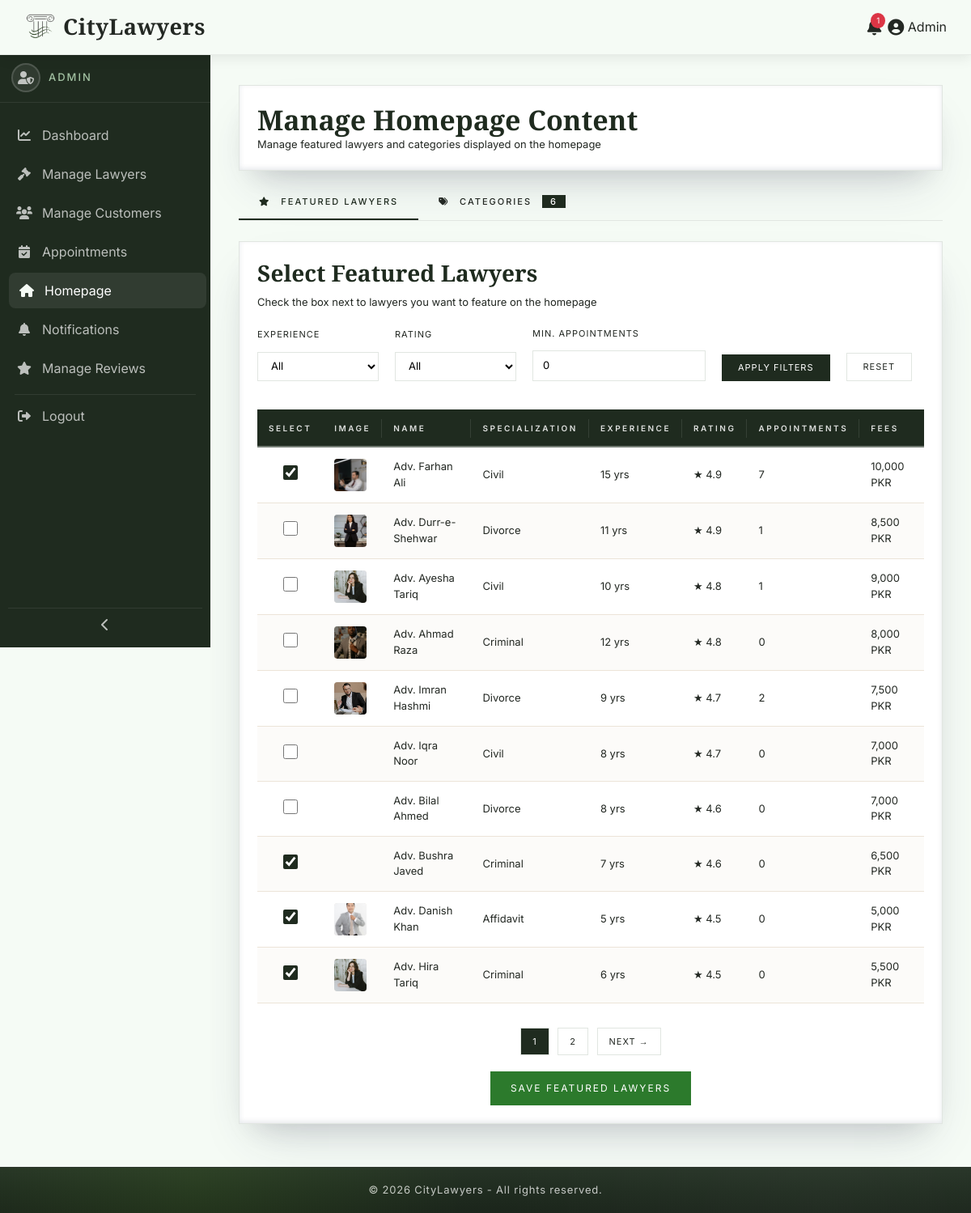
The page /admin/manage-content.php (signed in) on the database its author committed.
### tables this page shows
CREATE TABLE `lawyers` (
  `id` int(11) NOT NULL,
  `name` varchar(100) NOT NULL,
  `email` varchar(100) NOT NULL,
  `password` varchar(255) NOT NULL,
  `phone` varchar(20) DEFAULT NULL,
  `address` text DEFAULT NULL,
  `city` varchar(50) DEFAULT NULL,
  `specialization` varchar(50) DEFAULT NULL,
  `gender` enum('male','female','other') DEFAULT 'male',
  `experience` int(3) DEFAULT NULL,
  `fees` decimal(10,2) DEFAULT NULL,
  `profile_pic` varchar(255) DEFAULT NULL,
  `bio` text DEFAULT NULL,
  `avg_rating` decimal(2,1) DEFAULT 0.0,
  `status` enum('pending','approved','rejected') DEFAULT 'pending',
  `created_at` timestamp NOT NULL DEFAULT current_timestamp(),
  `is_featured` tinyint(1) DEFAULT 0,
  `core_specialization` text DEFAULT NULL,
  `academic_credentials` text DEFAULT NULL
);

### admin/manage-content.php (the view, shortened to what this page needs)
<?php
require_once '../includes/config.php';
$catStmt = $conn->prepare("SELECT * FROM categories ORDER BY order_by ASC, name ASC");
$catStmt->execute();
$categories = $catStmt->fetchAll(PDO::FETCH_ASSOC);
$experience = isset($_GET['experience']) ? $_GET['experience'] : '';
$rating     = isset($_GET['rating']) ? $_GET['rating'] : '';
$min_appointments = isset($_GET['min_appointments']) ? (int)$_GET['min_appointments'] : 0;
$conditions = ["status = 'approved'"];
$where = implode(" AND ", $conditions);
$limit = 10;
$page = isset($_GET['page']) ? (int)$_GET['page'] : 1;
$offset = ($page - 1) * $limit;
$countSql = "SELECT COUNT(*) as total FROM lawyers WHERE $where";
$countStmt = $conn->prepare($countSql);
$countStmt->execute();
$total_rows = $countStmt->fetch(PDO::FETCH_ASSOC)['total'];
$total_pages = ceil($total_rows / $limit);
$sql = "SELECT *,
               (SELECT COUNT(*) FROM appointments WHERE lawyer_id = lawyers.id) as appointment_count
        FROM lawyers
        WHERE $where
        ORDER BY avg_rating DESC, appointment_count DESC
        LIMIT :limit OFFSET :offset";
$stmt = $conn->prepare($sql);
$stmt->bindValue(':limit', $limit, PDO::PARAM_INT);
$stmt->bindValue(':offset', $offset, PDO::PARAM_INT);
$stmt->execute();
$lawyers = $stmt->fetchAll(PDO::FETCH_ASSOC);
$active_tab = isset($_GET['tab']) ? $_GET['tab'] : 'featured';
include '../includes/header.php';
?>
<link rel="stylesheet" href="<?php echo BASE_URL; ?>assets/css/dashboard.css">
<link rel="stylesheet" href="<?php echo BASE_URL; ?>assets/css/tables.css">
<link rel="stylesheet" href="<?php echo BASE_URL; ?>assets/css/sidebar.css">
<link rel="stylesheet" href="<?php echo BASE_URL; ?>assets/css/manage-content.css">
<div class="dashboard-wrapper">
    <?php include '../includes/dashboard-sidebar.php'; ?>
    <div class="main-content">
        <div class="dashboard-card">
            <div style="display: flex; justify-content: space-between; align-items: center; flex-wrap: wrap; gap: 10px;">
                <div>
                    <h2 class="dashboard-title" style="margin:0;">Manage Homepage Content</h2>
                    <p class="dashboard-subtitle">Manage featured lawyers and categories displayed on the homepage</p>
                </div>
            </div>
        </div>
        <div class="content-tabs">
            <a href="?tab=featured" class="content-tab <?php echo $active_tab == 'featured' ? 'active' : ''; ?>">
                <i class="fas fa-star"></i> Featured Lawyers
            </a>
            <a href="?tab=categories" class="content-tab <?php echo $active_tab == 'categories' ? 'active' : ''; ?>">
                <i class="fas fa-tags"></i> Categories
                <?php if (count($categories) > 0): ?>
                    <span class="tab-badge"><?php echo count($categories); ?></span>
                <?php endif; ?>
            </a>
        </div>
        <div class="tab-content <?php echo $active_tab == 'featured' ? 'active' : ''; ?>" id="tab-featured">
            <div class="dashboard-card">
                <h3 class="dashboard-title" style="font-size:28px;">Select Featured Lawyers</h3>
                <p class="dashboard-subtitle">Check the box next to lawyers you want to feature on the homepage</p>
                <div style="margin: 20px 0;">
                    <form method="GET" action="">
                        <div class="filter-row">
                            <div class="filter-group">
                                <label>Experience</label>
                                <select name="experience">
                                    <option value="">All</option>
                                </select>
                            </div>
                            <div class="filter-group">
                                <label>Rating</label>
                                <select name="rating">
                                    <option value="">All</option>
                                </select>
                            </div>
                            <div class="filter-group">
                                <label>Min. Appointments</label>
                                <input type="number" name="min_appointments" value="<?php echo $min_appointments; ?>" placeholder="e.g., 5" min="0">
                            </div>
                            <div class="filter-group">
                                <button type="submit" class="filter-btn">Apply Filters</button>
                            </div>
                            <div class="filter-group">
                                <a href="?tab=featured" class="reset-btn">Reset</a>
                            </div>
                        </div>
                    </form>
                </div>
                <form method="POST" action="">
                    <?php if (count($lawyers) > 0): ?>
                        <div class="table-wrap">
                            <table class="dashboard-table">
                                <thead>
                                    <tr>
                                        <th style="width:50px">Select</th>
                                        <th>Image</th>
                                        <th>Name</th>
                                        <th>Specialization</th>
                                        <th>Experience</th>
                                        <th>Rating</th>
                                        <th>Appointments</th>
                                        <th>Fees</th>
                                    </tr>
                                </thead>
                                <tbody>
                                    <?php foreach ($lawyers as $row): ?>
                                    <tr>
                                        <td style="text-align:center">
                                            <input type="checkbox" name="featured_lawyers[]" value="<?php echo $row['id']; ?>" class="featured-checkbox" <?php echo $row['is_featured'] == 1 ? 'checked' : ''; ?>>
                                        </td>
                                        <td>
                                            <?php if (!empty($row['profile_pic']) && file_exists("../uploads/lawyers/" . $row['profile_pic'])): ?>
                                                <img src="<?php echo BASE_URL; ?>uploads/lawyers/<?php echo htmlspecialchars($row['profile_pic']); ?>" class="lawyer-img-small" alt="Profile">
                                            <?php else: ?>
                                                <i class="fas fa-user-advocate fa-2x" style="color: var(--primary-color);"></i>
                                            <?php endif; ?>
                                        </td>
                                        <td><?php echo htmlspecialchars($row['name']); ?></td>
                                        <td><?php echo htmlspecialchars($row['specialization']); ?></td>
                                        <td><?php echo $row['experience']; ?> yrs</td>
                                        <td>★ <?php echo $row['avg_rating'] ?: 'New'; ?></td>
                                        <td><?php echo $row['appointment_count']; ?></td>
                                        <td><?php echo number_format($row['fees']); ?> PKR</td>
                                    </tr>
                                    <?php endforeach; ?>
                                </tbody>
                            </table>
                        </div>
                        <?php if ($total_pages > 1): ?>
                        <div class="pagination-wrap">
                            <?php for ($i = 1; $i <= $total_pages; $i++): ?>
                                <a href="?tab=featured&page=<?php echo $i; ?>&experience=<?php echo urlencode($experience); ?>&rating=<?php echo urlencode($rating); ?>&min_appointments=<?php echo $min_appointments; ?>" class="page-link <?php echo $page == $i ? 'active' : ''; ?>"><?php echo $i; ?></a>
                            <?php endfor; ?>
                            <?php if ($page < $total_pages): ?>
                                <a href="?tab=featured&page=<?php echo $page+1; ?>&experience=<?php echo urlencode($experience); ?>&rating=<?php echo urlencode($rating); ?>&min_appointments=<?php echo $min_appointments; ?>" class="page-link">Next →</a>
                            <?php endif; ?>
                        </div>
                        <?php endif; ?>
                        <div class="save-btn-wrapper">
                            <button type="submit" name="save_featured" class="save-btn">Save Featured Lawyers</button>
                        </div>
                    <?php else: ?>
                        <p class="no-data">No lawyers found matching your criteria.</p>
                    <?php endif; ?>
                </form>
            </div>
        </div>
    </div>
</div>
<?php include '../includes/dashboard-footer.php'; ?>

### assets/css/global.css (style rules this page uses)
:root { --primary-color: #1F2B1F; --accent-color: #2F5D3A; --sidebar-light: #445544; --secondary-color: #F5FBF5; --surface-color: #FFFFFF; --surface-alt: #F7F8F6; --charcoal-black: #171C17; --charcoal-light: #232A23; --text-dark: #232823; --text-gray: rgba(255,255,255,.75); --text-muted: #98A09A; --text-white: #FFFFFF; --muted-white: #E9ECE8; --icon-gray: #BFC6BF; --border-color: #E1E6E1; --border-light: #EFF2EF; --border-soft: 1px solid rgba(142,247,43,.18); --card-radius: 14px; --white: #FFFFFF; --success: #2F7D32; --warning: #9A6A14; --danger: #B23B3B; --info: #2E5C86; --status-pending-bg: #F7ECD1; --status-pending-text: #8C650F; --status-approved-bg: #DDECDC; --status-approved-text: #2F6A33; --status-rejected-bg: #F3DEDE; --status-rejected-text: #9A3737; --status-confirmed-bg: #DDECDC; --status-confirmed-text: #2F6A33; --status-completed-bg: #DFE9F5; --status-completed-text: #2E5C86; --status-cancelled-bg: #F3DEDE; --status-cancelled-text: #9A3737; --btn-primary-bg: var(--primary-color); --btn-primary-hover: #172117; --btn-accent-bg: var(--accent-color); --btn-accent-hover: #23482D; --btn-approve-bg: #2F7D32; --btn-reject-bg: #B23B3B; --btn-delete-bg: #232823; --btn-delete-text: #E1E6E1; --btn-text: #FFFFFF; --shadow-sm: 0 8px 20px rgba(0,0,0,.05); --shadow-md: 0 18px 35px rgba(0,0,0,.10); --shadow-lg: rgba(50,50,93,.18) 0 30px 60px -20px, rgba(0,0,0,.14) 0 18px 35px -18px, rgba(10,37,64,.10) 0 -2px 6px inset; --shadow-hover: 0 45px 80px rgba(0,0,0,.22), 0 18px 40px rgba(0,0,0,.12), 0 30px 55px rgba(0,0,0,.14); --shadow-green-strong: 0 20px 60px rgba(47, 93, 58, 0.30), 0 10px 30px rgba(31, 43, 31, 0.12), 0 0 80px rgba(47, 93, 58, 0.08); --transition-fast: .25s ease; --transition: .4s ease; --transition-slow: .55s cubic-bezier(.2,.8,.2,1); --gradient-overlay: radial-gradient( circle at center, rgba(38, 85, 38, 0) 0%, rgba(18,30,18,.70) 45%, rgba(6,8,6,.92) 100% ); --sidebar-gradient: linear-gradient( 180deg, var(--charcoal-black) 0%, #263326 35%, var(--primary-color) 75%, #314931 100% ); }
* { margin: 0; padding: 0; box-sizing: border-box; }
html { scroll-behavior: smooth; }
body { font-family: 'Inter', sans-serif; background: var(--secondary-color); color: var(--text-dark); overflow-x: hidden; padding-top: 74px; }
h1, h2, h3, h4, h5, h6 { font-family: 'Cormorant Garamond', serif; font-weight: 600; }
a { text-decoration: none; }
img { max-width: 100%; display: block; }
input[type="text"], input[type="email"], input[type="password"], input[type="number"], input[type="search"], textarea { cursor: text; }

### assets/css/dashboard.css (style rules this page uses)
:root { --sidebar-width: 260px; --sidebar-collapse: 70px; --navbar-height: 66px; }
body { padding-top: 0 !important; }
html, body { margin: 0; padding: 0; }
.dashboard-wrapper { display: block; margin-left: var(--sidebar-width); min-height: calc(100vh - var(--navbar-height, 66px)); transition: margin-left 0.35s ease; }
.main-content { min-width: 0; padding: 35px; background: var(--secondary-color); overflow-x: hidden; overflow-y: auto; margin-top:70px ; }
.dashboard-card { background: var(--surface-color); border: 1px solid var(--border-color); padding: 22px; margin-bottom: 18px; box-shadow: var(--shadow-lg); }
.dashboard-title { font-family: 'Cormorant Garamond', serif; font-size: 34px; color: var(--primary-color); margin: 0 0 10px; }
.dashboard-subtitle { margin: 0; color: var(--text-light); font-size: 13px; }
input[type="text"], input[type="email"], input[type="password"], input[type="number"], input[type="time"], select, textarea { width: 100%; padding: 10px; border: 1px solid var(--border-color); background: var(--white); font-size: 14px; border-radius: 0; box-shadow: none; }
.table-wrap { width: 100%; overflow-x: auto; }

### assets/css/sidebar.css (style rules this page uses)
:root { --sidebar-width: 260px; --sidebar-collapsed: 70px; --sidebar-bg: var(--primary-color); --sidebar-hover: rgba(255,255,255,.08); --text-muted: rgba(255,255,255,.7); --text-active: #fff; }

### rows shown on the page
lawyers: is_featured "☑", profile_pic (picture), name "Adv. Farhan Ali", specialization "Civil", experience "15", avg_rating "4.9", appointment_count "7", fees "10,000"
lawyers: profile_pic (picture), name "Adv. Durr-e-Shehwar", specialization "Divorce", experience "11", avg_rating "4.9", appointment_count "1", fees "8,500"
lawyers: profile_pic (picture), name "Adv. Ayesha Tariq", specialization "Civil", experience "10", avg_rating "4.8", appointment_count "1", fees "9,000"
lawyers: profile_pic (picture), name "Adv. Ahmad Raza", specialization "Criminal", experience "12", avg_rating "4.8", appointment_count "0", fees "8,000"
lawyers: profile_pic (picture), name "Adv. Imran Hashmi", specialization "Divorce", experience "9", avg_rating "4.7", appointment_count "2", fees "7,500"
lawyers: name "Adv. Iqra Noor", specialization "Civil", experience "8", avg_rating "4.7", appointment_count "0", fees "7,000"
lawyers: name "Adv. Bilal Ahmed", specialization "Divorce", experience "8", avg_rating "4.6", appointment_count "0", fees "7,000"
lawyers: is_featured "☑", name "Adv. Bushra Javed", specialization "Criminal", experience "7", avg_rating "4.6", appointment_count "0", fees "6,500"
lawyers: is_featured "☑", profile_pic (picture), name "Adv. Danish Khan", specialization "Affidavit", experience "5", avg_rating "4.5", appointment_count "0", fees "5,000"
lawyers: is_featured "☑", profile_pic (picture), name "Adv. Hira Tariq", specialization "Criminal", experience "6", avg_rating "4.5", appointment_count "0", fees "5,500"

### other values the page prints
SITE_NAME "CityLawyers"
$unread_count "1"
$user_name "Admin"
$user_name "ADMIN"
count($categories) "6"
